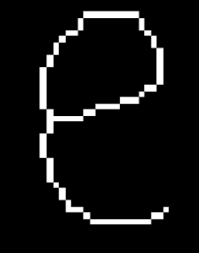
#> input picture morphologicalTransform/image.png, 199 x 253 px, found by its file name
$ jupyter execute morphTransform.ipynb
#> lines starting #> are read from the running program, lines starting #| are printed output that depends on the picture
# Morphological opeations

## Erosion

[cell 1]
import cv2
from matplotlib import pyplot as plt

[cell 2]
gray = cv2.imread("/Users/chinmayeed/Documents/TataIQ_Intern/morphologicalTransform/image.png")
#> gray is the input picture: shape (253, 199, 3); min 0, max 255, mean 16.7
image = gray
plt.imshow(gray)

[cell 3]
for i in range(0,3):
    eroded = cv2.erode(gray.copy(), None, iterations = i + 1)
    plt.subplot(1,3,i+1), plt.imshow(eroded), plt.title("Eroded {} times".format(i + 1))
#> this loop made 3 passes
#> pass 1, `eroded = cv2.erode(gray.copy(), None, iterations = i + 1)`:
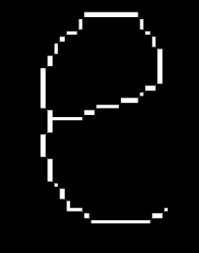
#> eroded: shape (253, 199, 3); min 0, max 255, mean 10.3
#> pass 3, `eroded = cv2.erode(gray.copy(), None, iterations = i + 1)`:
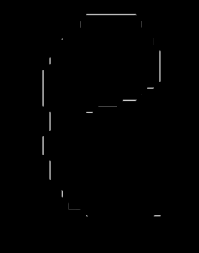
#> eroded: shape (253, 199, 3); min 0, max 205, mean 1.2
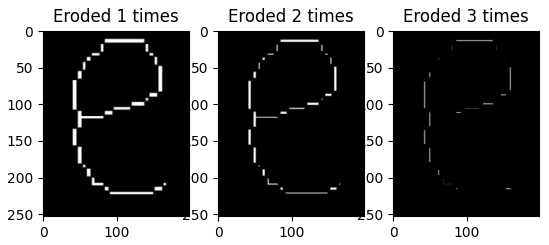
#> figure drawn by matplotlib, 3 panels

## Dilation

[cell 4]
for i in range(0, 3):
    dilated = cv2.dilate(gray.copy(), None, iterations=i + 1)
    plt.subplot(1,3,i+1), plt.imshow(dilated), plt.title("Dilated {} times".format(i + 1))
#> this loop made 3 passes
#> pass 1, `dilated = cv2.dilate(gray.copy(), None, iterations=i + 1)`:
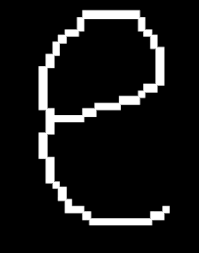
#> dilated: shape (253, 199, 3); min 0, max 255, mean 23.6
#> pass 2, `dilated = cv2.dilate(gray.copy(), None, iterations=i + 1)`:
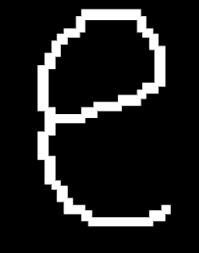
#> dilated: shape (253, 199, 3); min 0, max 255, mean 30.6
#> pass 3, `dilated = cv2.dilate(gray.copy(), None, iterations=i + 1)`:
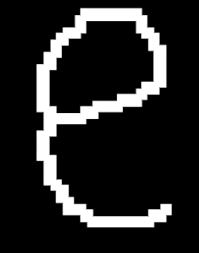
#> dilated: shape (253, 199, 3); min 0, max 255, mean 37.5

## Opening

[cell 5]
kernelSizes = [(3, 3), (5, 5), (7, 7)]
i=1
for kernelSize in kernelSizes:
    kernel = cv2.getStructuringElement(cv2.MORPH_RECT, kernelSize)
    opening = cv2.morphologyEx(gray, cv2.MORPH_OPEN, kernel)
    plt.subplot(1,3,i), plt.imshow(opening), plt.title("Opening: ({}, {})".format(kernelSize[0], kernelSize[1]))
    i=i+1
#> this loop made 3 passes
#> pass 3, `opening = cv2.morphologyEx(gray, cv2.MORPH_OPEN, kernel)`:
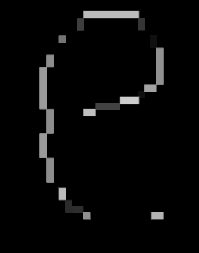
#> opening: shape (253, 199, 3); min 0, max 205, mean 8.1
#> after the loop, i = 4

## Closing

[cell 6]
kernel = cv2.getStructuringElement(cv2.MORPH_RECT, kernelSize)
i=1
for kernelSize in kernelSizes:
    closing = cv2.morphologyEx(gray, cv2.MORPH_CLOSE, kernel)
    plt.subplot(1,3,i), plt.imshow(closing), plt.title("Closing: ({}, {})".format(kernelSize[0], kernelSize[1]))
    i=i+1
#> after the loop, i = 4

## Morphological Gradient

[cell 7]
i=1
for kernelSize in kernelSizes:
    kernel = cv2.getStructuringElement(cv2.MORPH_RECT, kernelSize)
    gradient = cv2.morphologyEx(gray, cv2.MORPH_GRADIENT, kernel)
    plt.subplot(1,3,i), plt.imshow(gradient), plt.title("Gradient: ({}, {})".format(kernelSize[0], kernelSize[1]))
    i=i+1
#> this loop made 3 passes
#> kernel on pass 1: [[1, 1, 1], [1, 1, 1], [1, 1, 1]]
#> pass 1, `gradient = cv2.morphologyEx(gray, cv2.MORPH_GRADIENT, kernel)`:
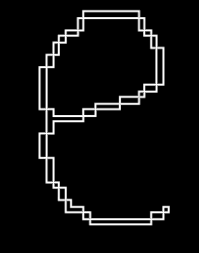
#> gradient: shape (253, 199, 3); min 0, max 255, mean 13.3
#> pass 2, `gradient = cv2.morphologyEx(gray, cv2.MORPH_GRADIENT, kernel)`:
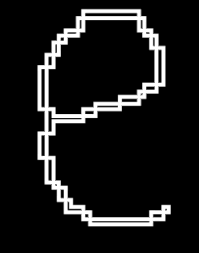
#> gradient: shape (253, 199, 3); min 0, max 255, mean 25.7
#> after the loop, i = 4

## top hat (used to identify bright regions from a dark background)

[cell 8]
rectKernel = cv2.getStructuringElement(cv2.MORPH_RECT, (13, 5))
blackhat = cv2.morphologyEx(gray, cv2.MORPH_BLACKHAT, rectKernel)
tophat = cv2.morphologyEx(gray, cv2.MORPH_TOPHAT, rectKernel)
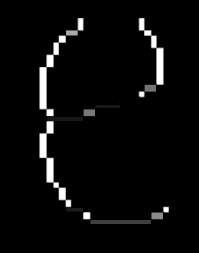
#> tophat: shape (253, 199, 3); min 0, max 255, mean 9.9

plt.subplot(131), plt.imshow(image), plt.title("Original")
plt.subplot(132), plt.imshow(blackhat), plt.title("Blackhat")
plt.subplot(133), plt.imshow(tophat), plt.title("Tophat")


plt.show()
